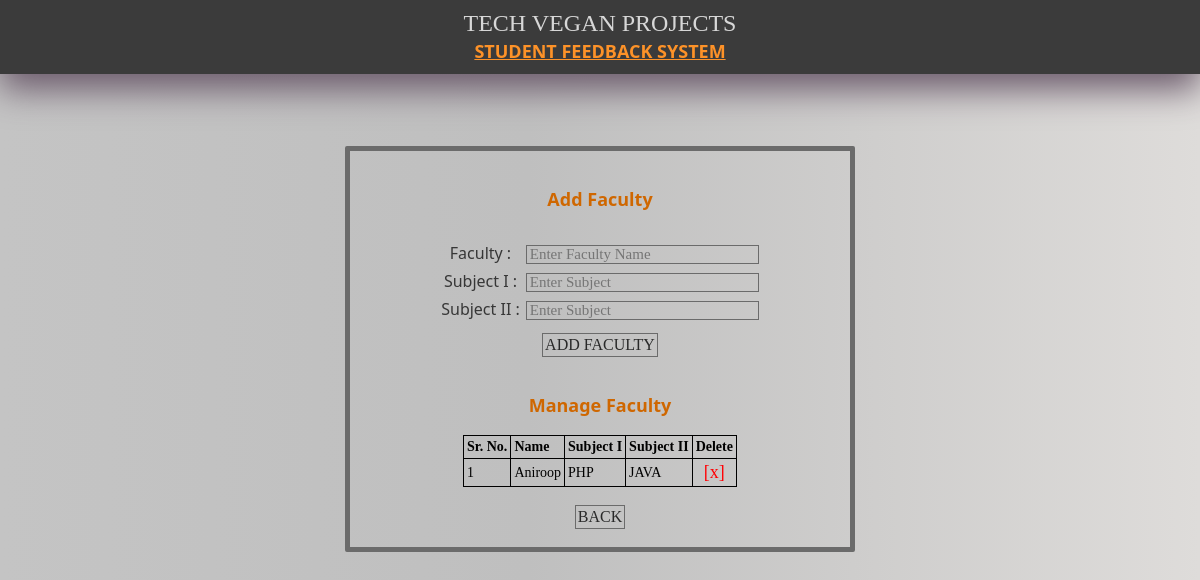
The app's page /manageFaculty.php (signed in) with its own data.
### tables this page shows
CREATE TABLE IF NOT EXISTS `faculty` (
  `id` int(255) NOT NULL AUTO_INCREMENT,
  `faculty_id` varchar(255) NOT NULL,
  `name` varchar(255) NOT NULL,
  `s1` varchar(255) NOT NULL,
  `s2` varchar(255) NOT NULL,
  PRIMARY KEY (`id`)
);

### manageFaculty.php (the view, shortened to what this page needs)
<?php
include("configASL.php");
		?>
<!doctype html>
<html>
<head>
<link href="style.css" rel="stylesheet" type="text/css" />
</head>
<body>
<div id="topHeader">
	TECH VEGAN PROJECTS<br />
    <span class="tag">STUDENT FEEDBACK SYSTEM</span>
</div>
<br>
<br>
<br>
<br>
<div id="content" align="center">
<br>
<br>
<span class="SubHead">Add Faculty</span>
<br>
<br>
<form method="post" action="" >
<div id="table">
	<div class="tr">
		<div class="td">
        	<label>Faculty : </label>
        </div>
        <div class="td">
			<input type="text" name="fc" size="25" required placeholder="Enter Faculty Name" />
        </div>
    </div>
    <div class="tr">
		<div class="td">
        	<label>Subject I : </label>
        </div>
        <div class="td">
			<input type="text" name="sub" size="25" required placeholder="Enter Subject" />
        </div>
    </div>
    <div class="tr">
		<div class="td">
        	<label>Subject II : </label>
        </div>
        <div class="td">
			<input type="text" name="subb" size="25" required placeholder="Enter Subject" />
        </div>
    </div>
</div>
        <div class="tdd">
        	<input type="submit" value="ADD FACULTY" />
        </div>
<br>
<br>
    <span class="SubHead">Manage Faculty</span>
    <br>
<br>
	<table border="0" cellpadding="3" cellspacing="3">
    <tr style="font-weight:bold;">
    <td>Sr. No.</td>
    <td>Name</td>
    <td>Subject I</td>
    <td>Subject II</td>
    <td>Delete</td>
    </tr>
    <?php
	$sr=1;
	$h=mysqli_query($al,"select * from faculty");
	while($j=mysqli_fetch_array($h))
	{
		?>
        <tr>
        <td><?php echo $sr;$sr++;?></td>
        <td><?php echo $j['name'];?></td>
        <td><?php echo $j['s1'];?></td>
        <td><?php echo $j['s2'];?></td>
        <td align="center"><a href="delete.php?del=<?php echo $j['id'];?>" onClick="return confirm('Are you sure?')" style="text-decoration:none;font-size:18px;color:rgba(255,0,4,1.00);">[x]</a></td>
        </tr>
     <?php } ?>
     </table>
     <br>
<input type="button" onClick="window.location='home.php'" value="BACK">
<br>
<br>
</div>
<br>
<br>
<br>
<br>
<br>
</body>
</html>

### style.css (style rules this page uses)
body { margin:0px; background: rgba(196,196,196,1); background: -moz-linear-gradient(left, rgba(196,196,196,1) 0%, rgba(191,191,191,1) 44%, rgba(222,220,218,1) 100%); background: -webkit-gradient(left top, right top, color-stop(0%, rgba(196,196,196,1)), color-stop(44%, rgba(191,191,191,1)), color-stop(100%, rgba(222,220,218,1))); background: -webkit-linear-gradient(left, rgba(196,196,196,1) 0%, rgba(191,191,191,1) 44%, rgba(222,220,218,1) 100%); background: -o-linear-gradient(left, rgba(196,196,196,1) 0%, rgba(191,191,191,1) 44%, rgba(222,220,218,1) 100%); background: -ms-linear-gradient(left, rgba(196,196,196,1) 0%, rgba(191,191,191,1) 44%, rgba(222,220,218,1) 100%); background: linear-gradient(to right, rgba(196,196,196,1) 0%, rgba(191,191,191,1) 44%, rgba(222,220,218,1) 100%); filter: progid:DXImageTransform.Microsoft.gradient( startColorstr='#c4c4c4', endColorstr='#dedcda', GradientType=1 ); }
#topHeader { width:100%; height:auto; -webkit-box-shadow: 0px 15px 35px 0px rgba(107,90,107,1); -moz-box-shadow: 0px 15px 35px 0px rgba(107,90,107,1); box-shadow: 0px 15px 35px 0px rgba(107,90,107,1); background-color:rgba(59,59,59,1.00); font-family:"Trebuchet MS"; font-size:24px; color:rgba(215,215,215,1.00); text-align:center; vertical-align:middle; padding:10px 0px; }
.tag { font-family:"Segoe UI"; color:rgba(253,146,40,1.00); font-size:18px; font-weight:bold; text-decoration:underline; }
.SubHead { font-family:"Segoe UI"; color:rgba(207,103,0,1.00); font-size:18px; font-weight:bold; }
#content { width:500px; height:auto; background-color:transparent; border:5px solid rgba(107,107,107,1.00); border-radius:2px; margin-left:auto; margin-right:auto; }
div#table { display:table; padding:10px 10px; }
div.tr { display:table-row; }
div.td { display:table-cell; width:inherit; padding:3px 3px; }
div.tdd { text-align:center; caption-side: top; }
label { font-family:"Segoe UI"; color:rgba(55,55,55,1.00); font-size:16px; }
input[type='text'], input[type='password'] { font-family:"Trebuchet MS"; font-size:15px; background-color:transparent; color:rgba(41,41,41,1.00); padding:0px 3px; border:1px solid rgba(107,107,107,1.00); }
input[type='submit'], input[type='button'] { font-family:"Trebuchet MS"; font-size:16px; background-color:transparent; color:rgba(41,41,41,1.00); padding:2px; border:1px solid rgba(107,107,107,1.00); cursor:pointer; }
table, tr, td { border:1px solid rgba(0,0,0,1.00); border-collapse:collapse; font-family:"Trebuchet MS"; font-size:14px; }

### records on screen
faculty: name "Aniroop", s1 "PHP", s2 "JAVA"
